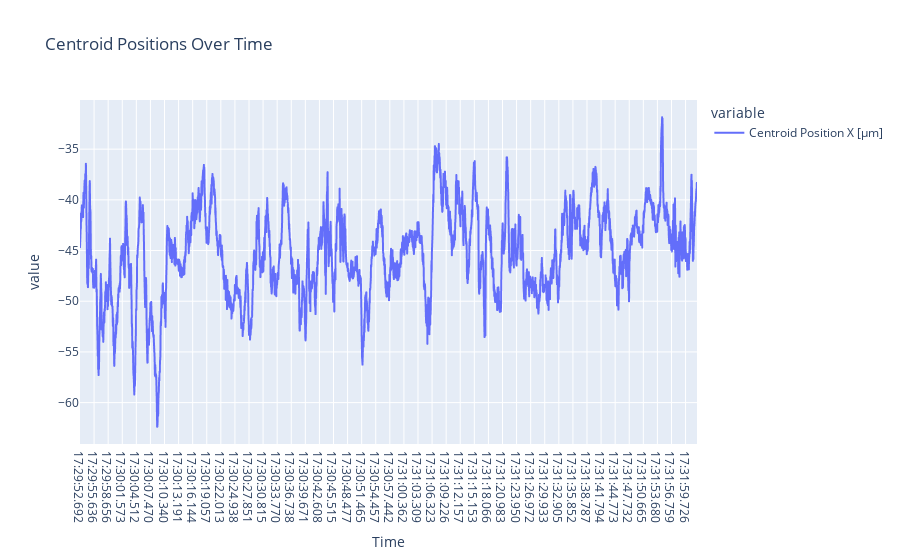

The notebook cell this image was saved under:
### Code cell
px.line(df1, x="Time", y=["Centroid Position X [µm]"], title="Centroid Positions Over Time")

### Figure 1 — Plotly figure (JSON) as saved in the notebook; plotly's stock layout.template omitted (floating-point values rounded to 4 significant figures; data arrays with more than 128 entries replaced by an {"elided": "..."} marker saying what was removed)
{"data": [{"hovertemplate": "variable=Centroid Position X [µm]<br>Time=%{x}<br>value=%{y}<extra></extra>", "legendgroup": "Centroid Position X [µm]", "line": {"color": "#636efa", "dash": "solid"}, "marker": {"symbol": "circle"}, "mode": "lines", "name": "Centroid Position X [µm]", "showlegend": true, "type": "scattergl", "x": {"elided": "3024 str values"}, "xaxis": "x", "y": {"elided": "3024 float values"}, "yaxis": "y"}], "layout": {"legend": {"title": {"text": "variable"}, "tracegroupgap": 0}, "title": {"text": "Centroid Positions Over Time"}, "xaxis": {"anchor": "y", "domain": [0, 1], "title": {"text": "Time"}}, "yaxis": {"anchor": "x", "domain": [0, 1], "title": {"text": "value"}}}}
